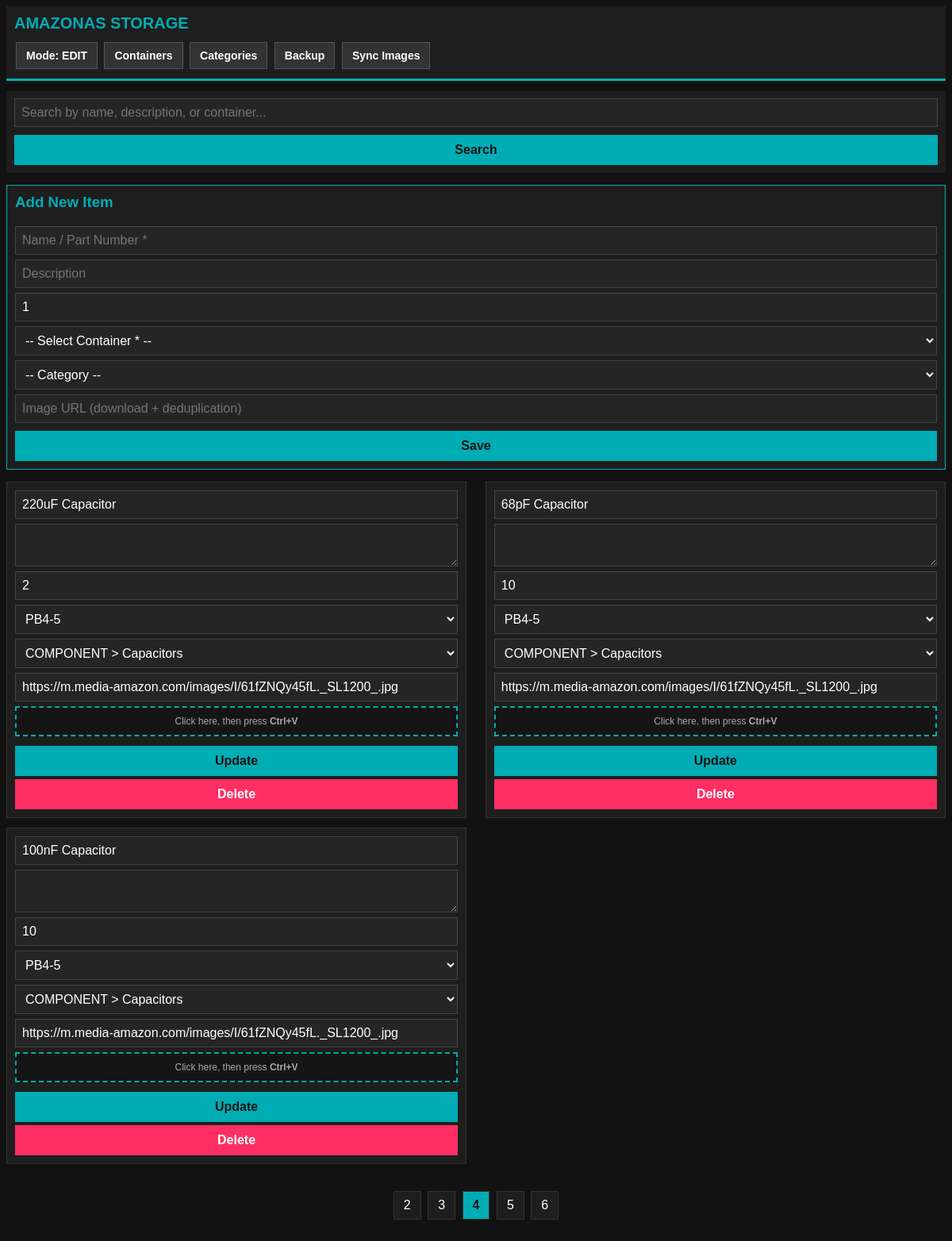
Page /?page=4 on the earlier database version.
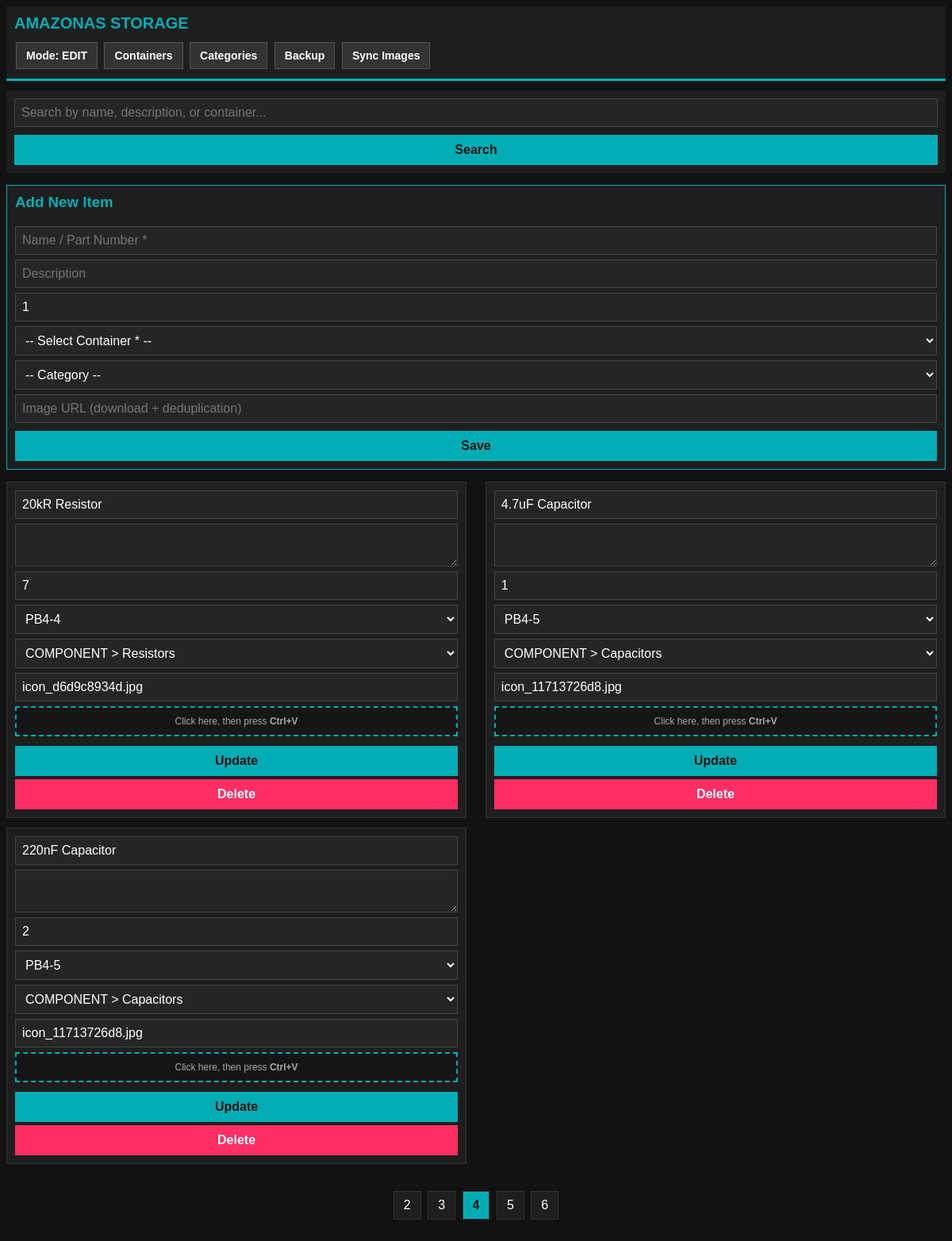
Same page on the later database version.
### tables this page shows
CREATE TABLE items (
            id INTEGER PRIMARY KEY AUTOINCREMENT,
            name TEXT NOT NULL,
            description TEXT,
            quantity INTEGER DEFAULT 1,
            container_id TEXT NOT NULL, category_id INTEGER, image_url TEXT, datasheet_url TEXT,
            FOREIGN KEY (container_id) REFERENCES containers (id)
        );

CREATE TABLE containers (
            id TEXT PRIMARY KEY,
            type_code TEXT NOT NULL,
            main_num INTEGER NOT NULL,
            sub_num INTEGER,
            description TEXT
        );

CREATE TABLE categories (
            id INTEGER PRIMARY KEY AUTOINCREMENT,
            name TEXT NOT NULL,
            parent_id INTEGER,
            FOREIGN KEY (parent_id) REFERENCES categories (id) ON DELETE CASCADE
        );

### app.py (the view)
@app.get("/", response_class=HTMLResponse)
async def index(request: Request, q: Optional[str] = None, page: int = Query(1, ge=1)):
    search_query = (q or "").strip()
    config = load_config()
    current_mode = config.get("mode", "inventory")
    items_per_page = 20 if search_query else (3 if current_mode == "edit" else 20)
    db = db_module.get_db()
    base_query = """
        FROM items i
        LEFT JOIN categories c ON i.category_id = c.id
        LEFT JOIN categories p ON c.parent_id = p.id
    """
    where_clause = ""
    params = []
    if search_query:
        where_clause = """ WHERE i.name LIKE ? OR i.description LIKE ? OR i.container_id LIKE ?
                           OR c.name LIKE ? OR p.name LIKE ? """
        params = [f"%{search_query}%"] * 5
    total_found = db.execute(f"SELECT COUNT(*) {base_query} {where_clause}", params).fetchone()[0]
    total_pages = max(1, math.ceil(total_found / items_per_page))
    if page > total_pages:
        page = total_pages
    offset = (page - 1) * items_per_page
    select_query = f"""
        SELECT i.*, c.name as category_name, p.name as parent_category_name
        {base_query} {where_clause}
        ORDER BY i.id DESC
        LIMIT ? OFFSET ?
    """
    items = db.execute(select_query, params + [items_per_page, offset]).fetchall()
    containers = db.execute("SELECT * FROM containers ORDER BY type_code ASC, main_num ASC, sub_num ASC").fetchall()
    subcategories = db.execute("""
        SELECT c.id, c.name, p.name as parent_name
        FROM categories c
        JOIN categories p ON c.parent_id = p.id
        ORDER BY p.name ASC, c.name ASC
    """).fetchall()
    total_items = db.execute("SELECT COUNT(*) FROM items").fetchone()[0]
    total_containers = db.execute("SELECT COUNT(*) FROM containers").fetchone()[0]
    db.close()
    start_p = max(1, page - 2)
    end_p = min(total_pages, page + 2)
    page_range = list(range(start_p, end_p + 1))
    return templates.TemplateResponse(
        request=request,
        name="index.html",
        context={
            "items": items,
            "containers": containers,
            "subcategories": subcategories,
            "search_query": search_query,
            "total_items": total_items,
            "total_containers": total_containers,
            "mode": current_mode,
            "current_page": page,
            "total_pages": total_pages,
            "page_range": page_range
        }
    )

### templates/index.html (shortened to what this page needs)
<!DOCTYPE html PUBLIC "-//W3C//DTD HTML 4.01 Transitional//EN" "http://www.w3.org/TR/html4/loose.dtd">
<html>
<head>
</head>
<body>
    <div class="header">
        <h1>AMAZONAS STORAGE</h1>
        <div>
            <a href="/toggle-mode" class="nav-btn">Mode: {{ mode.upper() }}</a>
            <a href="/containers" class="nav-btn">Containers</a>
            <a href="/categories" class="nav-btn">Categories</a>
            <a href="/backup" class="nav-btn">Backup</a>
            <a href="/sync-images" class="nav-btn">Sync Images</a>
        </div>
    </div>
    <div class="search-box">
        <form method="get" action="/">
            <input type="text" name="q" value="{{ search_query }}" placeholder="Search by name, description, or container...">
            <button type="submit" class="btn">Search</button>
        </form>
    </div>
    {% if mode == 'edit' %}
    <div style="background-color: #1e1e1e; padding: 10px; margin-bottom: 15px; border: 1px solid #00adb5;">
        <h3 style="margin-top:0; color:#00adb5;">Add New Item</h3>
        <form method="post" action="/add-item">
            <input type="text" name="name" placeholder="Name / Part Number *" required>
            <input type="text" name="description" placeholder="Description">
            <input type="number" name="quantity" value="1" placeholder="Quantity">
            <select name="container_id" required>
                <option value="">-- Select Container * --</option>
            </select>
            <select name="category_id">
                <option value="">-- Category --</option>
            </select>
            <input type="text" name="image_url" placeholder="Image URL (download + deduplication)">
            <button type="submit" class="btn">Save</button>
        </form>
    </div>
    {% endif %}
    <div class="card-container clearfix">
        {% for item in items %}
            <div class="card" id="card-{{ item.id }}">
                {% if mode == 'edit' %}
                    <form method="post" action="/edit-item/{{ item.id }}">
                        <input type="text" name="name" value="{{ item.name }}" required>
                        <textarea name="description" rows="2">{{ item.description or '' }}</textarea>
                        <input type="number" name="quantity" value="{{ item.quantity }}">
                        <select name="container_id">
                            {% for c in containers %}
                                <option value="{{ c.id }}" {% if c.id == item.container_id %}selected{% endif %}>{{ c.id }}</option>
                            {% endfor %}
                        </select>
                        <select name="category_id">
                            {% for cat in subcategories %}
                                <option value="{{ cat.id }}" {% if cat.id == item.category_id %}selected{% endif %}>{{ cat.parent_name }} > {{ cat.name }}</option>
                            {% endfor %}
                        </select>
                        <input type="text" id="img-input-{{ item.id }}" name="image_url" value="{{ item.image_url or '' }}" placeholder="Image URL / Filename">
                        <div class="paste-area" onclick="setActivePaste({{ item.id }})" id="paste-zone-{{ item.id }}">
                            Click here, then press <strong>Ctrl+V</strong>
                        </div>
                        <button type="submit" class="btn">Update</button>
                        <button type="submit" formaction="/delete-item/{{ item.id }}" class="btn btn-danger" onclick="return confirm('Delete item?')">Delete</button>
                    </form>
                {% endif %}
            </div>
        {% else %}
            <p style="text-align: center; color: #888;">No results found.</p>
        {% endfor %}
    </div>
    {% if total_pages > 1 %}
    <div class="pagination">
        {% for p in page_range %}
            <a href="/?page={{ p }}{% if search_query %}&q={{ search_query }}{% endif %}" class="{% if p == current_page %}active{% endif %}">{{ p }}</a>
        {% endfor %}
    </div>
    {% endif %}
</body>
</html>

Differences in the rows shown:
no longer on this page (row edited): items: name "220uF Capacitor", quantity "2", container_id "PB4-5", category_id "COMPONENT > Capacitors", image_url "https://m.media-amazon.com/images/I/61fZNQy45fL._SL1200_.jpg"
no longer on this page (row edited): items: name "68pF Capacitor", quantity "10", container_id "PB4-5", category_id "COMPONENT > Capacitors", image_url "https://m.media-amazon.com/images/I/61fZNQy45fL._SL1200_.jpg"
no longer on this page (row edited): items: name "100nF Capacitor", quantity "10", container_id "PB4-5", category_id "COMPONENT > Capacitors", image_url "https://m.media-amazon.com/images/I/61fZNQy45fL._SL1200_.jpg"
now on this page (row edited): items: name "20kR Resistor", quantity "7", container_id "PB4-4", category_id "COMPONENT > Resistors", image_url "icon_d6d9c8934d.jpg"
now on this page (row edited): items: name "4.7uF Capacitor", quantity "1", container_id "PB4-5", category_id "COMPONENT > Capacitors", image_url "icon_11713726d8.jpg"
now on this page (row edited): items: name "220nF Capacitor", quantity "2", container_id "PB4-5", category_id "COMPONENT > Capacitors", image_url "icon_11713726d8.jpg"
